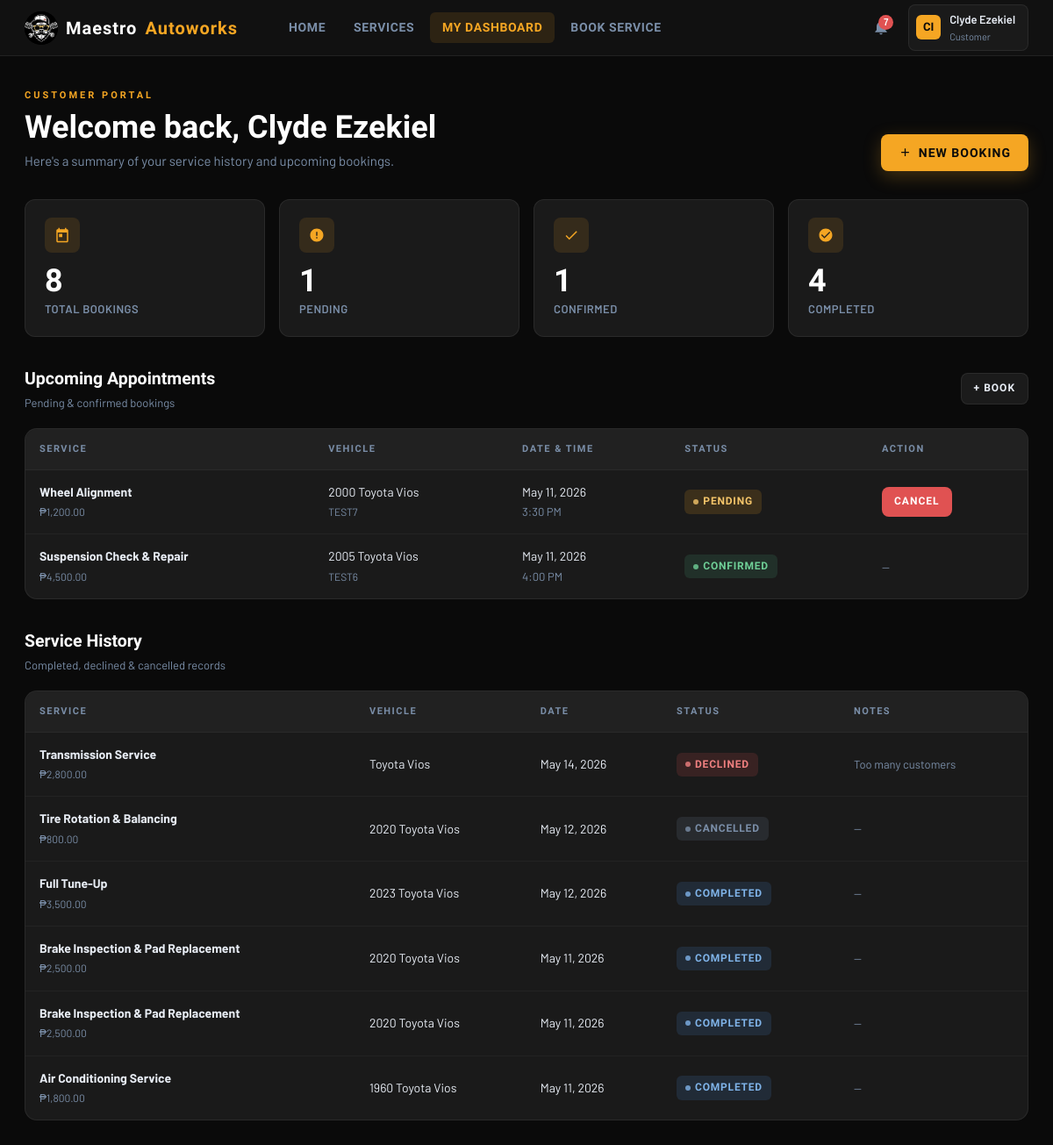
Page /dashboard.php (signed in) on the committed database.
### tables this page shows
CREATE TABLE `users` (
  `id` int(11) NOT NULL,
  `first_name` varchar(100) NOT NULL,
  `last_name` varchar(100) NOT NULL,
  `username` varchar(100) NOT NULL,
  `email` varchar(150) NOT NULL,
  `password` varchar(255) NOT NULL,
  `role` enum('customer','admin') NOT NULL DEFAULT 'customer',
  `phone` varchar(30) DEFAULT NULL,
  `created_at` timestamp NOT NULL DEFAULT current_timestamp()
);

CREATE TABLE `appointments` (
  `id` int(11) NOT NULL,
  `user_id` int(11) NOT NULL,
  `service_id` int(11) NOT NULL,
  `vehicle_make` varchar(80) DEFAULT NULL,
  `vehicle_model` varchar(80) DEFAULT NULL,
  `vehicle_year` year(4) DEFAULT NULL,
  `plate_no` varchar(20) DEFAULT NULL,
  `appt_date` date NOT NULL,
  `appt_time` time NOT NULL,
  `notes` text DEFAULT NULL,
  `status` enum('pending','confirmed','declined','completed','cancelled') NOT NULL DEFAULT 'pending',
  `admin_notes` text DEFAULT NULL,
  `created_at` timestamp NOT NULL DEFAULT current_timestamp(),
  `updated_at` timestamp NOT NULL DEFAULT current_timestamp() ON UPDATE current_timestamp()
);

CREATE TABLE `services` (
  `id` int(11) NOT NULL,
  `name` varchar(150) NOT NULL,
  `description` text DEFAULT NULL,
  `duration_hr` decimal(4,1) NOT NULL DEFAULT 1.0,
  `price` decimal(10,2) DEFAULT NULL,
  `category` varchar(80) DEFAULT NULL,
  `active` tinyint(1) NOT NULL DEFAULT 1
);

### dashboard.php (the view, shortened to what this page needs)
<?php
require 'db.php';
require 'partials/header.php';
$stats = $pdo->prepare("
    SELECT
        COUNT(*) as total,
        SUM(status='pending')   as pending,
        SUM(status='confirmed') as confirmed,
        SUM(status='completed') as completed
    FROM appointments WHERE user_id = ?
");
$stats->execute([$me['id']]);
$st = $stats->fetch();
$upcoming = $pdo->prepare("
    SELECT a.*, s.name as service_name, s.price, s.duration_hr
    FROM appointments a
    JOIN services s ON s.id = a.service_id
    WHERE a.user_id = ? AND a.status IN ('pending','confirmed')
      AND a.appt_date >= CURDATE()
    ORDER BY a.appt_date ASC, a.appt_time ASC
    LIMIT 10
");
$upcoming->execute([$me['id']]);
$upcomingRows = $upcoming->fetchAll();
$past = $pdo->prepare("
    SELECT a.*, s.name as service_name, s.price
    FROM appointments a
    JOIN services s ON s.id = a.service_id
    WHERE a.user_id = ? AND (a.status IN ('completed','declined','cancelled') OR a.appt_date < CURDATE())
    ORDER BY a.appt_date DESC
    LIMIT 10
");
$past->execute([$me['id']]);
$pastRows = $past->fetchAll();
?>
<main class="page-shell">
    <div class="page-header" style="display:flex;align-items:flex-end;justify-content:space-between;flex-wrap:wrap;gap:16px;">
        <div>
            <div class="page-label">Customer Portal</div>
            <div class="page-title">Welcome back, <?= htmlspecialchars($me['first_name']) ?></div>
            <div class="page-sub">Here's a summary of your service history and upcoming bookings.</div>
        </div>
        <a href="book.php" class="btn btn-primary">
            <svg viewBox="0 0 24 24"><path d="M19 13h-6v6h-2v-6H5v-2h6V5h2v6h6v2z"/></svg>
            New Booking
        </a>
    </div>
    <div class="stats-grid">
        <?php
        $tiles = [
            ['Total Bookings',  $st['total'],     'M19 3h-1V1h-2v2H8V1H6v2H5c-1.1 0-2 .9-2 2v16c0 1.1.9 2 2 2h14c1.1 0 2-.9 2-2V5c0-1.1-.9-2-2-2zm0 18H5V8h14v13zM7 10h5v5H7z'],
            ['Pending',         $st['pending'],   'M12 2C6.48 2 2 6.48 2 12s4.48 10 10 10 10-4.48 10-10S17.52 2 12 2zm1 15h-2v-2h2v2zm0-4h-2V7h2v6z'],
            ['Confirmed',       $st['confirmed'], 'M9 16.17L4.83 12l-1.42 1.41L9 19 21 7l-1.41-1.41z'],
            ['Completed',       $st['completed'], 'M12 2C6.48 2 2 6.48 2 12s4.48 10 10 10 10-4.48 10-10S17.52 2 12 2zm-2 15l-5-5 1.41-1.41L10 14.17l7.59-7.59L19 8l-9 9z'],
        ];
        foreach ($tiles as [$lbl, $val, $path]):
        ?>
        <div class="stat-tile">
            <div class="stat-icon">
                <svg viewBox="0 0 24 24"><path d="<?= $path ?>"/></svg>
            </div>
            <div class="stat-val"><?= (int)$val ?></div>
            <div class="stat-label"><?= $lbl ?></div>
        </div>
        <?php endforeach; ?>
    </div>
    <div style="margin-bottom:32px;">
        <div class="section-head">
            <div>
                <div class="section-title">Upcoming Appointments</div>
                <div class="section-sub">Pending &amp; confirmed bookings</div>
            </div>
            <a href="book.php" class="btn btn-secondary btn-sm">+ Book</a>
        </div>
        <div class="card" style="padding:0;">
            <?php if (empty($upcomingRows)): ?>
                <div class="empty-state">
                    <svg viewBox="0 0 24 24"><path d="M19 3h-1V1h-2v2H8V1H6v2H5c-1.1 0-2 .9-2 2v16c0 1.1.9 2 2 2h14c1.1 0 2-.9 2-2V5c0-1.1-.9-2-2-2zm0 18H5V8h14v13zM7 10h5v5H7z"/></svg>
                    <p>No upcoming appointments.<br><a href="book.php">Book your first service →</a></p>
                </div>
            <?php else: ?>
            <div class="table-wrap">
                <table>
                    <thead><tr>
                        <th>Service</th><th>Vehicle</th>
                        <th>Date &amp; Time</th><th>Status</th><th>Action</th>
                    </tr></thead>
                    <tbody>
                    <?php foreach ($upcomingRows as $row): ?>
                        <tr>
                            <td>
                                <strong><?= htmlspecialchars($row['service_name']) ?></strong><br>
                                <span style="font-size:12px;color:var(--muted);">₱<?= number_format($row['price'],2) ?></span>
                            </td>
                            <td>
                                <?= htmlspecialchars($row['vehicle_year'].' '.$row['vehicle_make'].' '.$row['vehicle_model']) ?>
                                <?php if ($row['plate_no']): ?>
                                    <br><span style="font-size:12px;color:var(--muted);"><?= htmlspecialchars($row['plate_no']) ?></span>
                                <?php endif; ?>
                            </td>
                            <td>
                                <?= date('M j, Y', strtotime($row['appt_date'])) ?><br>
                                <span style="color:var(--muted);font-size:13px;"><?= date('g:i A', strtotime($row['appt_time'])) ?></span>
                            </td>
                            <td>
                                <span class="badge badge-<?= $row['status'] ?>">
                                    <span class="badge-dot"></span>
                                    <?= ucfirst($row['status']) ?>
                                </span>
                            </td>
                            <td>
                                <?php if ($row['status'] === 'pending'): ?>
                                <a href="cancel_appointment.php?id=<?= $row['id'] ?>"
                                   class="btn btn-danger btn-sm"
                                   onclick="return confirm('Cancel this appointment?')">Cancel</a>
                                <?php else: ?>
                                <span style="color:var(--muted);font-size:13px;">—</span>
                                <?php endif; ?>
                            </td>
                        </tr>
                    <?php endforeach; ?>
                    </tbody>
                </table>
            </div>
            <?php endif; ?>
        </div>
    </div>
    <div>
        <div class="section-head">
            <div>
                <div class="section-title">Service History</div>
                <div class="section-sub">Completed, declined &amp; cancelled records</div>
            </div>
        </div>
        <div class="card" style="padding:0;">
            <?php if (empty($pastRows)): ?>
                <div class="empty-state">
                    <svg viewBox="0 0 24 24"><path d="M13 3c-4.97 0-9 4.03-9 9H1l3.89 3.89.07.14L9 12H6c0-3.87 3.13-7 7-7s7 3.13 7 7-3.13 7-7 7c-1.93 0-3.68-.79-4.94-2.06l-1.42 1.42C8.27 19.99 10.51 21 13 21c4.97 0 9-4.03 9-9s-4.03-9-9-9zm-1 5v5l4.28 2.54.72-1.21-3.5-2.08V8H12z"/></svg>
                    <p>No past service records yet.</p>
                </div>
            <?php else: ?>
            <div class="table-wrap">
                <table>
                    <thead><tr>
                        <th>Service</th><th>Vehicle</th>
                        <th>Date</th><th>Status</th><th>Notes</th>
                    </tr></thead>
                    <tbody>
                    <?php foreach ($pastRows as $row): ?>
                        <tr>
                            <td>
                                <strong><?= htmlspecialchars($row['service_name']) ?></strong><br>
                                <span style="font-size:12px;color:var(--muted);">₱<?= number_format($row['price'],2) ?></span>
                            </td>
                            <td><?= htmlspecialchars($row['vehicle_year'].' '.$row['vehicle_make'].' '.$row['vehicle_model']) ?></td>
                            <td><?= date('M j, Y', strtotime($row['appt_date'])) ?></td>
                            <td>
                                <span class="badge badge-<?= $row['status'] ?>">
                                    <span class="badge-dot"></span>
                                    <?= ucfirst($row['status']) ?>
                                </span>
                            </td>
                            <td style="max-width:180px;font-size:13px;color:var(--muted);">
                                <?= $row['admin_notes'] ? htmlspecialchars($row['admin_notes']) : '—' ?>
                            </td>
                        </tr>
                    <?php endforeach; ?>
                    </tbody>
                </table>
            </div>
            <?php endif; ?>
        </div>
    </div>
</main>
<?php require 'partials/footer.php'; ?>

### partials/header.php (shortened to what this page needs)
<?php
$currentUser = $pdo->prepare("SELECT id, first_name, last_name, username, role FROM users WHERE id = ?");
$currentUser->execute([$_SESSION['user_id']]);
$me = $currentUser->fetch();
$unreadStmt = $pdo->prepare("SELECT COUNT(*) FROM notifications WHERE user_id = ? AND is_read = 0");
$unreadStmt->execute([$me['id']]);
$unreadCount = (int)$unreadStmt->fetchColumn();
$initials = strtoupper(substr($me['first_name'],0,1) . substr($me['last_name'],0,1));
$isAdmin  = ($me['role'] === 'admin');
$currentPage = basename($_SERVER['PHP_SELF'], '.php');
?>
<!DOCTYPE html>
<html lang="en">
<head>
    <link rel="stylesheet" href="app.css">
</head>
<body>
<div class="app-body">
<header class="topbar">
    <a href="<?= $isAdmin ? 'admin_dashboard.php' : 'dashboard.php' ?>" class="topbar-logo">
        <div class="logo-badge">
            <img src="logo.png" alt="Maestro Autoworks Logo">
        </div>
        Maestro<span style="color:var(--yellow)">Autoworks</span>
    </a>
    <nav class="topbar-nav">
        <a href="home.php"      class="<?= $currentPage==='home'      ?'active':'' ?>">Home</a>
        <a href="services.php"  class="<?= $currentPage==='services'  ?'active':'' ?>">Services</a>
        <?php if ($isAdmin): ?>
            <a href="admin_dashboard.php" class="<?= $currentPage==='admin_dashboard'?'active':'' ?>">Dashboard</a>
            <a href="admin_appointments.php" class="<?= $currentPage==='admin_appointments'?'active':'' ?>">Appointments</a>
            <a href="admin_reports.php"  class="<?= $currentPage==='admin_reports' ?'active':'' ?>">Reports</a>
            <a href="admin_pms.php"     class="<?= $currentPage==='admin_pms'     ?'active':'' ?>">Repair Tracker</a>
        <?php else: ?>
            <a href="dashboard.php"    class="<?= $currentPage==='dashboard'    ?'active':'' ?>">My Dashboard</a>
            <a href="book.php"         class="<?= $currentPage==='book'         ?'active':'' ?>">Book Service</a>
        <?php endif; ?>
    </nav>
    <div class="topbar-right">
        <div style="position:relative;">
            <button class="notif-btn" id="notifBtn" aria-label="Notifications">
                <?php if ($unreadCount > 0): ?>
                    <span class="notif-badge"><?= $unreadCount > 9 ? '9+' : $unreadCount ?></span>
                <?php endif; ?>
            </button>
        </div>
        <div style="position:relative;">
            <div class="user-chip" id="userChip">
                <div class="user-avatar"><?= $initials ?></div>
                <div>
                    <div class="user-name"><?= htmlspecialchars($me['first_name']) ?></div>
                    <div class="user-role"><?= ucfirst($me['role']) ?></div>
                </div>
            </div>
        </div>
    </div>
</header>

### rows in the picture
users: initials "CI", first_name "Clyde Ezekiel", role "Customer"
appointments: service.name "Wheel Alignment", service.price "1,200.00", vehicle_year+vehicle_make+vehicle_model "2000 Toyota Vios", plate_no "TEST7", appt_date "May 11, 2026", appt_time "3:30 PM", status "PENDING"
appointments: service.name "Suspension Check & Repair", service.price "4,500.00", vehicle_year+vehicle_make+vehicle_model "2005 Toyota Vios", plate_no "TEST6", appt_date "May 11, 2026", appt_time "4:00 PM", status "CONFIRMED"
appointments: service.name "Transmission Service", service.price "2,800.00", vehicle_year+vehicle_make+vehicle_model "Toyota Vios", appt_date "May 14, 2026", status "DECLINED", admin_notes "Too many customers"
appointments: service.name "Tire Rotation & Balancing", service.price "800.00", vehicle_year+vehicle_make+vehicle_model "2020 Toyota Vios", appt_date "May 12, 2026", status "CANCELLED"
appointments: service.name "Full Tune-Up", service.price "3,500.00", vehicle_year+vehicle_make+vehicle_model "2023 Toyota Vios", appt_date "May 12, 2026", status "COMPLETED"
appointments: service.name "Brake Inspection & Pad Replacement", service.price "2,500.00", vehicle_year+vehicle_make+vehicle_model "2020 Toyota Vios", appt_date "May 11, 2026", status "COMPLETED"
appointments: service.name "Brake Inspection & Pad Replacement", service.price "2,500.00", vehicle_year+vehicle_make+vehicle_model "2020 Toyota Vios", appt_date "May 11, 2026", status "COMPLETED"
appointments: service.name "Air Conditioning Service", service.price "1,800.00", vehicle_year+vehicle_make+vehicle_model "1960 Toyota Vios", appt_date "May 11, 2026", status "COMPLETED"

### other values in the picture
$unreadCount "7"
$val "8"
$lbl "TOTAL BOOKINGS"
$val "1"
$lbl "PENDING"
$lbl "CONFIRMED"
$val "4"
$lbl "COMPLETED"
